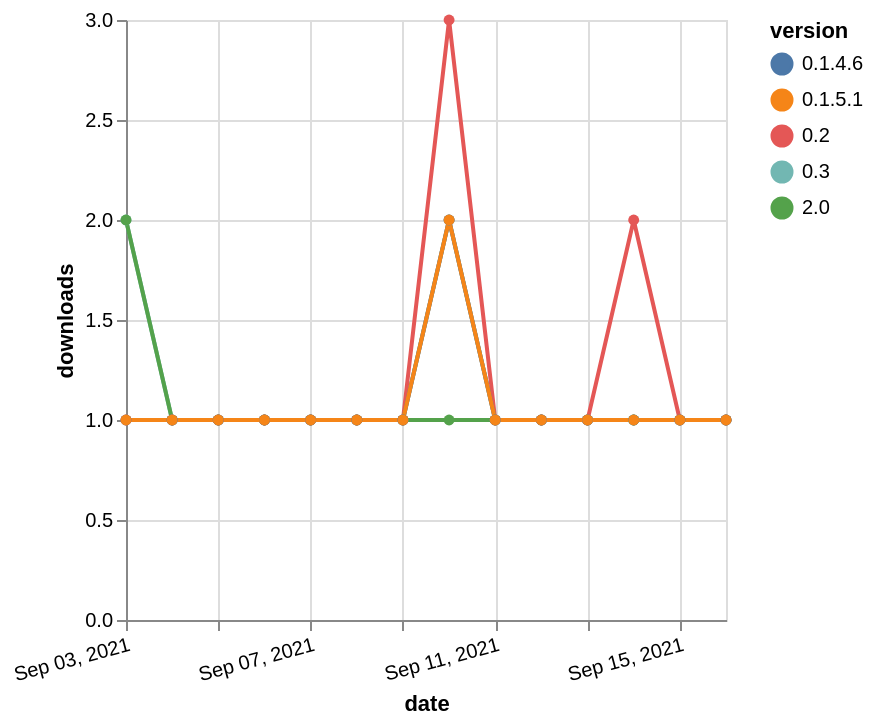

The specification (Vega-Lite) saved for this image:
### Vega-Lite specification from a JSON file in a GitHub repository (floating-point values rounded to 4 significant figures)
{"$schema": "https://vega.github.io/schema/vega-lite/v5.json", "description": "A simple bar chart with embedded data.", "data": {"values": [{"date": "2021-09-03", "total": 150, "delta": 2, "version": "0.3"}, {"date": "2021-09-04", "total": 151, "delta": 1, "version": "0.3"}, {"date": "2021-09-05", "total": 152, "delta": 1, "version": "0.3"}, {"date": "2021-09-06", "total": 153, "delta": 1, "version": "0.3"}, {"date": "2021-09-07", "total": 154, "delta": 1, "version": "0.3"}, {"date": "2021-09-08", "total": 155, "delta": 1, "version": "0.3"}, {"date": "2021-09-09", "total": 156, "delta": 1, "version": "0.3"}, {"date": "2021-09-10", "total": 158, "delta": 2, "version": "0.3"}, {"date": "2021-09-11", "total": 159, "delta": 1, "version": "0.3"}, {"date": "2021-09-12", "total": 160, "delta": 1, "version": "0.3"}, {"date": "2021-09-13", "total": 161, "delta": 1, "version": "0.3"}, {"date": "2021-09-14", "total": 162, "delta": 1, "version": "0.3"}, {"date": "2021-09-15", "total": 163, "delta": 1, "version": "0.3"}, {"date": "2021-09-16", "total": 164, "delta": 1, "version": "0.3"}, {"date": "2021-09-03", "total": 108, "delta": 2, "version": "2.0"}, {"date": "2021-09-04", "total": 109, "delta": 1, "version": "2.0"}, {"date": "2021-09-05", "total": 110, "delta": 1, "version": "2.0"}, {"date": "2021-09-06", "total": 111, "delta": 1, "version": "2.0"}, {"date": "2021-09-07", "total": 112, "delta": 1, "version": "2.0"}, {"date": "2021-09-08", "total": 113, "delta": 1, "version": "2.0"}, {"date": "2021-09-09", "total": 114, "delta": 1, "version": "2.0"}, {"date": "2021-09-10", "total": 115, "delta": 1, "version": "2.0"}, {"date": "2021-09-11", "total": 116, "delta": 1, "version": "2.0"}, {"date": "2021-09-12", "total": 117, "delta": 1, "version": "2.0"}, {"date": "2021-09-13", "total": 118, "delta": 1, "version": "2.0"}, {"date": "2021-09-14", "total": 119, "delta": 1, "version": "2.0"}, {"date": "2021-09-15", "total": 120, "delta": 1, "version": "2.0"}, {"date": "2021-09-16", "total": 121, "delta": 1, "version": "2.0"}, {"date": "2021-09-03", "total": 257, "delta": 1, "version": "0.2"}, {"date": "2021-09-04", "total": 258, "delta": 1, "version": "0.2"}, {"date": "2021-09-05", "total": 259, "delta": 1, "version": "0.2"}, {"date": "2021-09-06", "total": 260, "delta": 1, "version": "0.2"}, {"date": "2021-09-07", "total": 261, "delta": 1, "version": "0.2"}, {"date": "2021-09-08", "total": 262, "delta": 1, "version": "0.2"}, {"date": "2021-09-09", "total": 263, "delta": 1, "version": "0.2"}, {"date": "2021-09-10", "total": 266, "delta": 3, "version": "0.2"}, {"date": "2021-09-11", "total": 267, "delta": 1, "version": "0.2"}, {"date": "2021-09-12", "total": 268, "delta": 1, "version": "0.2"}, {"date": "2021-09-13", "total": 269, "delta": 1, "version": "0.2"}, {"date": "2021-09-14", "total": 271, "delta": 2, "version": "0.2"}, {"date": "2021-09-15", "total": 272, "delta": 1, "version": "0.2"}, {"date": "2021-09-16", "total": 273, "delta": 1, "version": "0.2"}, {"date": "2021-09-03", "total": 159, "delta": 1, "version": "0.1.4.6"}, {"date": "2021-09-04", "total": 160, "delta": 1, "version": "0.1.4.6"}, {"date": "2021-09-05", "total": 161, "delta": 1, "version": "0.1.4.6"}, {"date": "2021-09-06", "total": 162, "delta": 1, "version": "0.1.4.6"}, {"date": "2021-09-07", "total": 163, "delta": 1, "version": "0.1.4.6"}, {"date": "2021-09-08", "total": 164, "delta": 1, "version": "0.1.4.6"}, {"date": "2021-09-09", "total": 165, "delta": 1, "version": "0.1.4.6"}, {"date": "2021-09-10", "total": 167, "delta": 2, "version": "0.1.4.6"}, {"date": "2021-09-11", "total": 168, "delta": 1, "version": "0.1.4.6"}, {"date": "2021-09-12", "total": 169, "delta": 1, "version": "0.1.4.6"}, {"date": "2021-09-13", "total": 170, "delta": 1, "version": "0.1.4.6"}, {"date": "2021-09-14", "total": 171, "delta": 1, "version": "0.1.4.6"}, {"date": "2021-09-15", "total": 172, "delta": 1, "version": "0.1.4.6"}, {"date": "2021-09-16", "total": 173, "delta": 1, "version": "0.1.4.6"}, {"date": "2021-09-03", "total": 145, "delta": 1, "version": "0.1.5.1"}, {"date": "2021-09-04", "total": 146, "delta": 1, "version": "0.1.5.1"}, {"date": "2021-09-05", "total": 147, "delta": 1, "version": "0.1.5.1"}, {"date": "2021-09-06", "total": 148, "delta": 1, "version": "0.1.5.1"}, {"date": "2021-09-07", "total": 149, "delta": 1, "version": "0.1.5.1"}, {"date": "2021-09-08", "total": 150, "delta": 1, "version": "0.1.5.1"}, {"date": "2021-09-09", "total": 151, "delta": 1, "version": "0.1.5.1"}, {"date": "2021-09-10", "total": 153, "delta": 2, "version": "0.1.5.1"}, {"date": "2021-09-11", "total": 154, "delta": 1, "version": "0.1.5.1"}, {"date": "2021-09-12", "total": 155, "delta": 1, "version": "0.1.5.1"}, {"date": "2021-09-13", "total": 156, "delta": 1, "version": "0.1.5.1"}, {"date": "2021-09-14", "total": 157, "delta": 1, "version": "0.1.5.1"}, {"date": "2021-09-15", "total": 158, "delta": 1, "version": "0.1.5.1"}, {"date": "2021-09-16", "total": 159, "delta": 1, "version": "0.1.5.1"}]}, "width": "container", "mark": {"type": "line", "point": {"filled": true}}, "encoding": {"x": {"field": "date", "type": "temporal", "timeUnit": "yearmonthdate", "title": "date", "axis": {"labelAngle": -15}}, "y": {"field": "delta", "type": "quantitative", "title": "downloads"}, "color": {"field": "version", "type": "nominal"}, "tooltip": {"field": "delta"}}}
